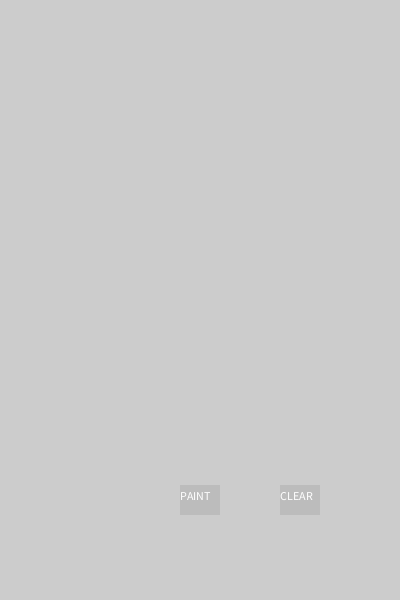
Frame 1 (no input)
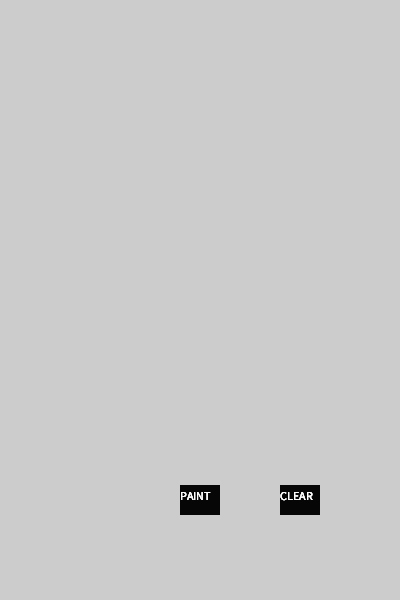
Frame 60 (the mouse pressed at the canvas centre just before this capture)
Frame 120 (the mouse held since frame 60 and released just before this capture): identical to frame 60, image omitted

The Processing sketch that drew these frames (run headless with seeded random() and noise(); from frame 60 on, the mouse is pressed at the canvas centre):

// Processing sketch: HWD_paintingBoard
// ── HWD_paintingBoard.pde
int x1 = 80;  //w center
int y1 = 200; //w center
int x2 = 130;      //
int y2 = 350;
int x3 = 170;
int y3 = 290;
int x4 = 210;
int y4 = 350;
int r =  15;

float xPlus = 1;
float yPlus = 3;
float xPlus2 = 2;
float yPlus2 = -3;
float xPlus3 = 2;
float yPlus3 = 3;
float xPlus4 = 1;
float yPlus4 = -3;

void setup() {
  size(400, 600);
  frameRate(30);
  noStroke();
}

void draw() {
  rectMode(CENTER);
  fill(0, 20);
  rect(300, 500, 40, 30);
  fill(255);
  text("CLEAR", 280, 500);

  fill(0, 20);
  rect(200, 500, 40, 30);
  fill(255);
  textMode(CENTER);
  text("PAINT", 180, 500);
  if (mousePressed == true) {
    if (mouseX>180 && mouseX<220 && mouseY>485 && mouseY<515) {
      mousePressed = true ;
      drawW();
      println("paint");
    }
  }
  if (mousePressed == true) {
    if (mouseX>280 && mouseX<320 && mouseY>485 && mouseY<515) {
      background(255);
    }
  }
}

void drawW () {
  fill(255, 0, 0);
  ellipse(x1, y1, r, r);
  x1 += xPlus;
  y1 += yPlus;
  if (x1>130) { 
    xPlus = xPlus* -1;
    yPlus = yPlus* -1;
  }
  if (x1<80) { 
    xPlus=xPlus* -1;
    yPlus=yPlus* -1;
  }

  fill(255, 160, 37);
  ellipse(x2, y2, r, r);
  x2 += xPlus2;
  y2 += yPlus2;
  if (x2 >170) {
    xPlus2 = xPlus2 * -1;
    yPlus2 = yPlus2 * -1;
  }
  if (x2 <130) {
    xPlus2 = xPlus2 * -1;
    yPlus2 = yPlus2 * -1;
  }

  fill(255, 255, 0);
  ellipse(x3, y3, r, r);
  x3 += xPlus3;
  y3 += yPlus3;
  if (y3 > 350) {
    xPlus3 = xPlus3 * -1;
    yPlus3 = yPlus3 * -1;
  }
  if (y3 < 290) {
    xPlus3 = xPlus3 * -1;
    yPlus3 = yPlus3 * -1;
  }

  fill(0, 255, 0);
  ellipse(x4, y4, r, r);
  x4 += xPlus4;
  y4 += yPlus4;
  if (y4 < 200) {
    xPlus4 = xPlus4 * -1;
    yPlus4 = yPlus4 * -1;
  }
  if (y4 > 350) {
    xPlus4 = xPlus4 * -1;
    yPlus4 = yPlus4 * -1;
  }
}
